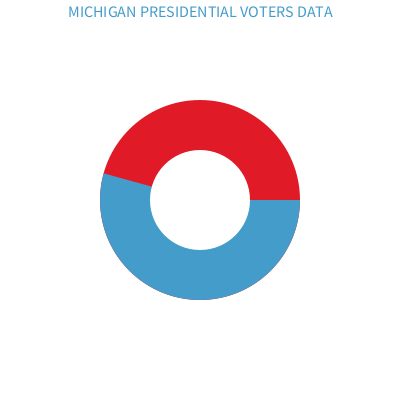
Frame 1 (no input)
Frame 60 (the mouse pressed at the canvas centre just before this capture): identical to frame 1, image omitted
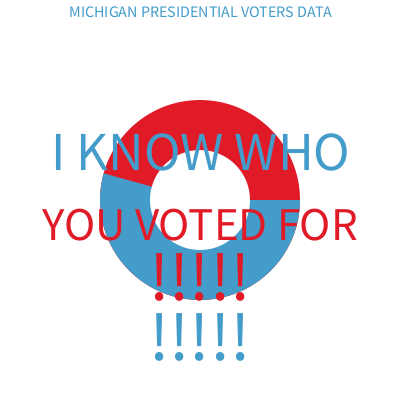
Frame 120 (the mouse held since frame 60 and released just before this capture)

The Processing sketch that drew these frames (run headless with seeded random() and noise(); from frame 60 on, the mouse is pressed at the canvas centre):

// Processing sketch: processing_83480
// ── processing_83480.pde

//Cari Hume 
//Creative Computing Fall 2012 
//Final: Michigan Presidential Votes 


PFont f;
int circle_x;
int circle_y;
int circle_diameter = 100;
boolean overCircle = false;

void setup() {
  size(400, 400);
  background(255);
}

void draw() {
  background(255);
  ellipseMode(RADIUS);
  noStroke();  
  fill(224, 26, 39);  
  ellipse(200, 200, 100, 100);  
  fill(68, 156, 202);
  float degree = map(54.3, 0, 100, 0, 360);
  arc(200, 200, 100, 100, radians(0), radians(degree));

  ellipseMode(CENTER);  
  fill(255);  
  ellipse(200, 200, 100, 100);

  textAlign(CENTER, TOP);
  fill(68, 156, 202);
  textSize(16);
  text("MICHIGAN PRESIDENTIAL VOTERS DATA", 200, 6); 

  if (mouseX >80 && mouseX < 280 && mouseY > 80 && mouseY <280) {


    color underMouse = get(mouseX, mouseY); //get the color of the pixel where the mouse is
    //get() is a function that gives you a color that is stored for later use. 

    if ((red(underMouse) == 68) && (green(underMouse) == 156) && (blue(underMouse) == 202)) {
      fill(68, 156, 202);
      textSize(12);
      text("Obama: 54.3%", 50, 250);
    }



    if ((red(underMouse) == 224) && (green(underMouse) == 26) && (blue(underMouse) == 39)) {
      fill(224, 26, 39); 
      textSize(12); 
      text("Romney: 44.8%", 310, 100);
    }
  }
  
  if (overCircle) {
  
    fill(68, 156, 202);
    textSize(55);
    textAlign(CENTER);
    text("I KNOW WHO", 200, 170);
    fill(224, 26, 39);
    textSize(47);
    text("YOU VOTED FOR", 200, 240);
    fill(224, 26, 39);
    textSize(70);
    text("!!!!!", 200, 300);
    fill(68, 156, 202);
    textSize(70);
    text("!!!!!", 200, 360);
  }
}

void mousePressed() {
  if ( dist(200, 200, mouseX, mouseY) < circle_diameter ) {
    //if the distance from the mouse to the center of the circle < [is less than] the radius [half diameter] of that circle
    //then the mouse is inside of the circle so
    overCircle = true; //change overCircle to true. We can use overCircle in other parts of the sketch to do cool stuff
  }else {
    //the distance from the center of the circle to the mouse is more than the radius of the circle
    //so the mouse is outside of the circle
    overCircle=false;
  }
}
